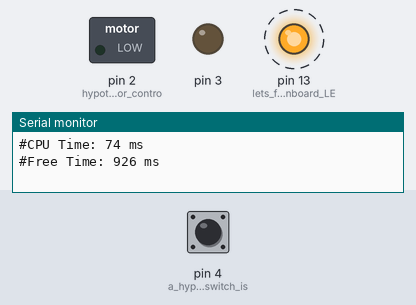
The sketch below on a simulated Arduino Uno, built with avr-gcc and run on an emulated ATmega328P. Parts: switched loads named in the sketch (green lamp = pin HIGH), output pins drawn as LEDs (lit = HIGH), the last lines printed to the serial monitor. Dashed ring = blinking. The test bench sets the inputs (shaded band); at power-on: pin 4 (a_hypothetical_switch_is) HIGH.

Above: at 1.2 s.
1.3 s: pin 4 (a_hypothetical_switch_is) pulled LOW for 3.2 s
At 2.26 s:
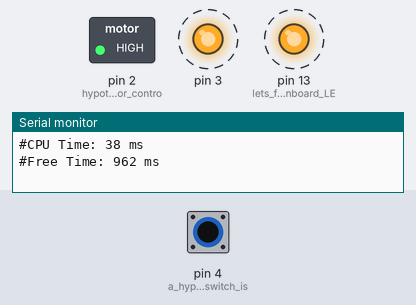
6.0 s: pin 4 (a_hypothetical_switch_is) pulled LOW for 1 s
At 8.26 s:
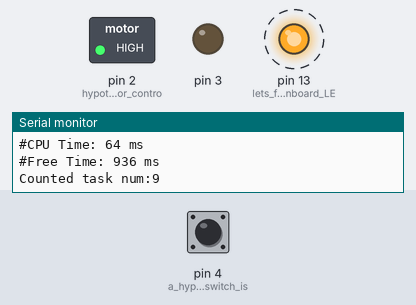
10.0 s: pin 4 (a_hypothetical_switch_is) pulled LOW for 0.15 s
At 11.9 s:
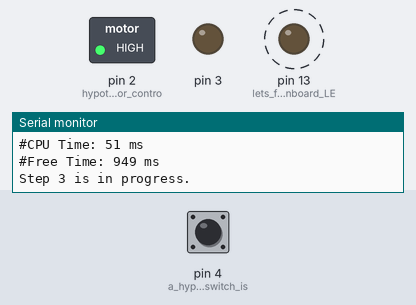
Timing chart, 0 to 19.0 s (numbered marks = the images above; inputs shaded):
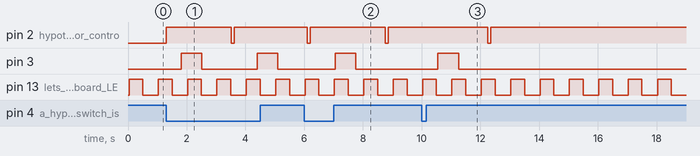

Measured:
- after the input at 1.3 s, pin 2 (hypothetical_motor_contro): LOW → HIGH at once, → LOW 2.2 s later, → HIGH 0.10 s later; pin 3: alternates HIGH for 0.70 s and LOW for 1.9 s, starting after 0.51 s
- after the input at 6.0 s, pin 3: LOW → HIGH after 1.1 s, → LOW 0.70 s later
- after the input at 10.0 s, pin 2 (hypothetical_motor_contro): HIGH → LOW after 2.3 s, → HIGH 0.10 s later; pin 3: LOW → HIGH after 0.55 s, → LOW 0.70 s later
- by itself, pin 13 (lets_flash_the_onboard_LE): alternates HIGH for 0.47 s and LOW for 0.53 s

The sketch:

MULTITASK.ino
```cpp
/***************************************************************************************/
// Basic multitasking system. Colin Smith (2022) has released this free into the public domain, if you feel like letting me know how terrible it is, or awesome, or have a bug fix,
// my email address is colin.gary.smith@gmail.com, or you can donate me a coffee :)  Basic questions will be answered, but i am not a free technical resource, man's gotta get paid right.
//
// delay without using delay(), so involves non blocking code.
// can either use state machine to keep track of program flow, or scheduled tasking, or chained processes.
// this code does not use delay() at all, and will use the most power as the program is continually checking the timers
// not ideal for battery powered equipment.
// use at your own risk.
// scheduler is called at around 35 thousand times a second if you sprinkle "scheduler();" liberally around any slow code that you have. slow in taking lots of time, but not slow as in using delays. If you need a delay, use fDelay() as it calls scheduler automagically.
// known blocking libs that can slow down/cause jitter in timing:
// - any graphic libraries that write to an LCD/OLED
// - sd card access
// - ethernet/wireless calls.
// - DHT22 and some other enviromental sensors.
// If a registered process is delayed by a blocking call, it will be called immediately upon return.


// note: conditional process starts will be released in ver2 of this code once i can validate its reliability.


// if you schedule a task and it doesn't appear, confirm you haven't registered too many processes.
// you may need to modify MAX_PROCESS.


// Initial variable and defines are here
typedef void (*GeneralFunction) (void);  // this is required to return the pointer to a function. Important note - the called functions do not have a parameter passthrough, it is safe to use global variabls to allow processes to interface with the rest of your code.
// structure that defines a process, also includes some basic telemetry so you can if needed find out how long an individual process took.
struct processList {
  byte state;               // free/stopped/running
  byte runState;           // run once, run always.
  unsigned long interval;
  unsigned long timercheck;
  unsigned long startTime; // stores how long this pid last took to execute.
  unsigned long totalTime; // total time taken so far.
  GeneralFunction address;
};

#define MAX_PROCESS 10
#define STATE_FREEPID 0
#define STATE_STOPPED 1
#define STATE_RUNNING 2
#define RUN_NEVER 0
#define RUN_ONCE 1
#define RUN_ALWAYS 2

#define INVALID_PID 255

processList processes[MAX_PROCESS] = {0}; // with processes at 10, this uses 200 bytes.
/***********************************************************************************************************************************************************************************************************/
// your defines here.
byte ledFlash = 0;

byte motorProcess = 0; // stores the state of the motor/animation progress and if its currently being used.

byte countedTaskCount = 0;
/***********************************************************************************************************************************************************************************************************/
void setup() {
  // put your setup code here
  pinMode(13, OUTPUT); // lets flash the onboard LED twice a second.
  pinMode(2, OUTPUT); // hypothetical motor control on 2 and 3.
  pinMode(3, OUTPUT);

  pinMode(4, INPUT_PULLUP);  // a hypothetical switch is on pin 4, if pin 4 is brought low by the switch, trigger the animation.


  // this is an optional tasks that gives a quick rundown on whats happened in the last 1 second. shows cpu time, free time, and currently how many PIDS are registered.
  registerProcess(idleTask, 1000, RUN_ALWAYS);


  // schedule the LED flash to occur every 500 milliseconds.
  registerProcess(FlashLED, 500, RUN_ALWAYS);


  // every 100 milliseconds, check the digital pin inside of stepcheck, and its pushed, trigger the chain of events.
  registerProcess(StepCheck, 100, RUN_ALWAYS);


  // this process runs 10 times at 900 millisecond intervals, and on run 10, kills itself.
  registerProcess(countedTask, 900, RUN_ALWAYS);


  Serial.begin(9600);
  Serial.println(F("Program start."));
}
/***********************************************************************************************************************************************************************************************************/
void loop() {
  scheduler();

  // do not put anything else here unless its very quick. if you have code that needs to run all the time and can not fit into a scheduled process, insert it into the scheduler code below.
  // Otherwise, create a process for it with registerProcess. Avoid using 1ms intervals as if your code in total takes more then a millisecond it would run continously. you can do it, but it must run and exit very very quickly,
  // and not allow other code to run, eventually running into an error. 0 means it gets called instantly, but you must use a RUN_ONCE, otherwise it will loop constantly. The code prevents scheduling a process with RUN_ALWAYS and zero interval.
}
/***********************************************************************************************************************************************************************************************************/
// your code here.

// following are examples of the 3 ways to use the scheduling system.
// example one is for a flashing LED. Example two is to show a process that is chained, so can be triggered as a chain of events. Example three is a task that runs a few times and is then freed.
void FlashLED( void )
{ // ledflash is a global variable, and thus can be used by other code to determine the status of the LED
  if (ledFlash == 0)
  {
    ledFlash = 1;

  }
  else
  {
    ledFlash = 0;

  }
  digitalWrite(13, ledFlash);
}

// this example shows a chained process list for long processes, for example animating leds or motors. It is triggered by a digital low on pin 4.
// being chained you can schedule the next step at different times as required. since the time is ALSO a variable, you can also change the timing based on your program flow.
void StepCheck(void)
{ // this gets called every 10 milliseconds to check the input status of pin 4.

  if ((digitalRead(4) == 0) && (motorProcess == 0))  // motorprocess is checked here so that the chain doesn't restart if the button is pushed again.
  {
    motorProcess = 1; // will stop the above from being called again until these chained routines are all finished.
    registerProcess(Step1, 0, RUN_ONCE); // when returned, immediately start the animation. to delay the start of the animation, just change the 0 to something else.
  }
}

void Step1(void)
{
  // set motors, etc, for example if there is a motor control on pin2, lets turn it on. pin2 will be motor on or off and pin 3 is motor direction.
  Serial.println(F("Step 1 is in progress."));
  digitalWrite(2, 1);
  digitalWrite(3, 0);
  registerProcess(Step2, 500, RUN_ONCE); // next step will be called in 500 milliseconds. this process( Step1(); ) will be automatically deregistered as soon as it returnes to the scheduler.
}

void Step2(void)
{
  Serial.println(F("Step 2 is in progress."));
  digitalWrite(2, 1);
  digitalWrite(3, 1); // reverse motor direction
  registerProcess(Step3, 700, RUN_ONCE); // next step will be called in 700 milliseconds.
}


void Step3(void)
{
  Serial.println(F("Step 3 is in progress."));
  digitalWrite(2, 1);
  digitalWrite(3, 0); // reverse it again
  registerProcess(Step4, 1000, RUN_ONCE); // next step will be called in 1 second.
}

void Step4(void)
{ // shows using the scheduler safe version of the delay.
  Serial.println(F("Step 4a is in progress."));
  digitalWrite(2, 0);  // turn the motor off.
  digitalWrite(3, 0);
  fDelay(100);
  Serial.println(F("Step 4b is in progress."));
  digitalWrite(2, 1);  // turn the motor on.
  fDelay(200);
  Serial.println(F("Step 4c is in progress."));
  digitalWrite(2, 1);  // turn the motor off again.
  // the animation has finished.
  // shut down the chain.
  motorProcess = 0; // this will allow StepStart() to restart it again if digitalRead is still low.


  // since motorProcess is also a global variable, you can reference it in other code so it knows if the motor is currently in animation mode.
  // you can use use another global variable to keep a track of what step you are in and trigger/set other code to run.
  // using switch statements in a single "Step() procedure will also work. increment your motorProcess number, and do different operations.
}


// this shows the example of the task scheduling that when a threshold is reached, kills itself permanently.
void countedTask( void )
{
  delay(10); // this will show up as "CPU time" in the idle task thats called once a second.
  Serial.print(F("Counted task num:"));
  Serial.println(countedTaskCount);
  countedTaskCount++;
  if (countedTaskCount > 10)
  {
    Serial.println(F("Counted task has ended and is about to be freed."));
    deregisterProcess(returnPID(countedTask));  // this process (countedTask() will now kill itself so wont be called again and the PID slot is freed.
  }
}


// below here is the scheduler/process control code.
/***********************************************************************************************************************************************************************************************************/
// Co-operative scheduler code starts here. do not modify this unless you know what you are doing.
// you might either end up with processes called over and over again, or not running at all.
// this needs to be called as often as possible in any code that takes a long time or is waiting for something to happen.
void scheduler(void)
{

  // any code that needs to be called as often as possible, put here.
  // for example, a triggered process, but its better to just use registerProcess and register a process that does the checking for you.


  // checks the pid list.
  // if any of their timers have expired, and the process is not RUNNING
  // call it if its timer has expired.

  unsigned long current = millis();
  // current time stamp.

  // normally all future timestamps are POSITIVE.
  // if the test fails run the process.
  unsigned long tc;
  unsigned long interval;

  for ( byte PID = 0; PID < MAX_PROCESS; PID++)
  {

    if (processes[PID].runState != STATE_FREEPID)  //  does this entry have a process associated with it?
    { //yes.
      if (processes[PID].state == STATE_STOPPED) // first check to see if its not already running, if it is this will fail.
      { // now see if it needs to be run.
        tc = processes[PID].timercheck;
        interval = processes[PID].interval;
        if ((signed long)(tc - current) < 0)
        {
          if (processes[PID].address != 0) // if its a valid address, (0) is the reset vector, dont process that or the uc will reboot.
          {
            processes[PID].timercheck = tc + interval; // set time in the future.
            lock(PID); // lock it so if you call scheduler INSIDE the process you are about to run, it doesn't just rerun the same thing again.
            processes[PID].address();
            unlock(PID); // unlocked.
          }

        }
      }
    }
  }
}

/***************************************************************************************/
// if you NEED a delay in your code, for example to wait for a sensor to respond, use this instead.
void fDelay(unsigned long interval)
{
  // scheduler friendly version of the delay
  unsigned long start = millis();           // start: timestamp

  for (;;) {
    scheduler();
    unsigned long now = millis();         // now: timestamp
    unsigned long elapsed = now - start;  // elapsed: duration
    if (elapsed >= interval) {                   // comparing durations to see if the inverval has expired, and if it has return.
      return;
    }
  }
}

/***************************************************************************************/
// a form of mutexing, this prevents a copy of a process from being called again and again if its already running
// fork protection to stop an individual process from spiralling out of control
// processes are refered to internally by a PID - program id.
void lock( byte pid)
{
  processes[pid].state = STATE_RUNNING;
  processes[pid].startTime = millis();
}
/***************************************************************************************/
// frees a pid if it was RUN_ONCE, and stores some basic info on how long that process was active for.
// if its only a run once process, the PID is freed so it can be used for another process.
void unlock( byte pid)
{

  // there is a possibility that a process has already suicided.
  // if thats the case just return, no used doing anything else as its now free for reallocation.
  if (processes[pid].runState == STATE_FREEPID) return;


  processes[pid].state = STATE_STOPPED;
  unsigned long current = millis();
  unsigned long start = processes[pid].startTime;
  unsigned long total = current - start; // this provides a record of how long a process took to run.

  processes[pid].totalTime = processes[pid].totalTime + total; // count up how long that process took to run.
  // if its stopped, check to see if its a runonce. if it is, free it's PID and process list entry.
  if (processes[pid].runState == RUN_ONCE)
  {
    deregisterProcess(pid);
  }
}

/***************************************************************************************/
// used to schedule a process to be run in the future at a predetermined interval, or, if its a runonce process, will run it in current Millis()+ interval.
void registerProcess( GeneralFunction add, unsigned long interval, byte runstate)
{ // single run process runs after a delay, a normal process runs as soon as its registered.
  byte found = 0;
  if (runstate==RUN_ALWAYS)
  {
    if(interval==0) interval=1; // this prevents infinite loops and overruns if you call a process to RUN_ALWAYS with no interval. You can still break your code if something takes longer then 1millisecond, but this will help reduce infinite loops.
                                // you can get around this if the process suicides when it runs, but if thats the case, just use RUN_ONCE with an interval of 0 and it will be automatically cleared after its processed.
  }
  for (byte freepid = 0; freepid < MAX_PROCESS; freepid++)
  {
    if (processes[freepid].runState == STATE_FREEPID) // find a free one.
    {
      found = 1;
      processes[freepid].runState = runstate;
      processes[freepid].address = add;
      processes[freepid].state = STATE_STOPPED;
      processes[freepid].interval = interval;
      processes[freepid].startTime = 0;
      processes[freepid].timercheck = millis(); // start time is the current millis
      if (runstate == RUN_ONCE)
      {
        // schedule this to run after the interval, otherwise it will run as soon as its registered and scheduler() is called again.
        processes[freepid].timercheck = interval + millis(); // start this process later
      }
      break;
    }
  }
  if (!found) {
    Serial.println(F("There are no more process slots to be found. Considering increasing MAX_PROCESS, or re-organising your code to use a state machine and a global variable that increments each time is run."));
  }
}

/***************************************************************************************/
// this returns the PID of a function if its registered.
byte returnPID(GeneralFunction add)
{ // since all functions reside PROM, their addresses do not change.
  byte found = INVALID_PID;
  for (byte findpid = 0; findpid < MAX_PROCESS; findpid++)
  {

    if (processes[findpid].address == add)
    {
      found = findpid;
      break;
    }
  }
  return found;
}
/***************************************************************************************/
// clears all entries of a particular pid so its now free to be assigned again by registerprocess.
void deregisterProcess(byte PID)
{ // clears the entry from the process list using PID.
  if (PID == INVALID_PID) return; // pid is invalid, so cant be used as an entry in the process list. INVALID_PID is 255, so don't use it as an index into an array, it will overwrite other heap data.
  processes[PID].runState = STATE_FREEPID;
  processes[PID].address = 0;
  processes[PID].state = RUN_NEVER;
  processes[PID].interval = 0;
  processes[PID].timercheck = 0;
}

/***************************************************************************************/
void callPID(byte PID)
{ // allows you to call a process that scheduled prematurely.
  lock(PID); // lock it
  processes[PID].address();
  unlock(PID); // unlocked.

}

/***************************************************************************************/
void idleTask(void)
{
  // can be asked to run every second.
  // calculates processor idle time.
  // add up all pid times this last second.
  unsigned long idletime = 0;
  unsigned long cpuTime = 0;
  int numpid = 0;
  for (byte PIDcheck = 0; PIDcheck < MAX_PROCESS; PIDcheck++)
  {
    if (processes[PIDcheck].runState != STATE_FREEPID) numpid++;
    if (processes[PIDcheck].state == STATE_STOPPED) // first check to see if its not running, if its running there is no way to see what its done in the last 1000 milliseconds.
    { // its not running
      cpuTime = cpuTime + processes[PIDcheck].totalTime;
      processes[PIDcheck].totalTime = 0;
    }
    if (processes[PIDcheck].state == STATE_RUNNING)
    {
      cpuTime = cpuTime + processes[PIDcheck].totalTime;

    }

    processes[PIDcheck].totalTime=0; // zero out all counters.
  }
  if (cpuTime > 1000) cpuTime = 1000; // something is taking a long long time, so basically, its a second.
  Serial.print(F("#Number of active processes (including idle task): "));
  Serial.println(numpid);
  Serial.print(F("#CPU Time: "));
  Serial.print(cpuTime);
  Serial.println(" ms");
  Serial.print(F("#Free Time: "));
  Serial.print(1000 - cpuTime);
  Serial.println(" ms");
}
```
